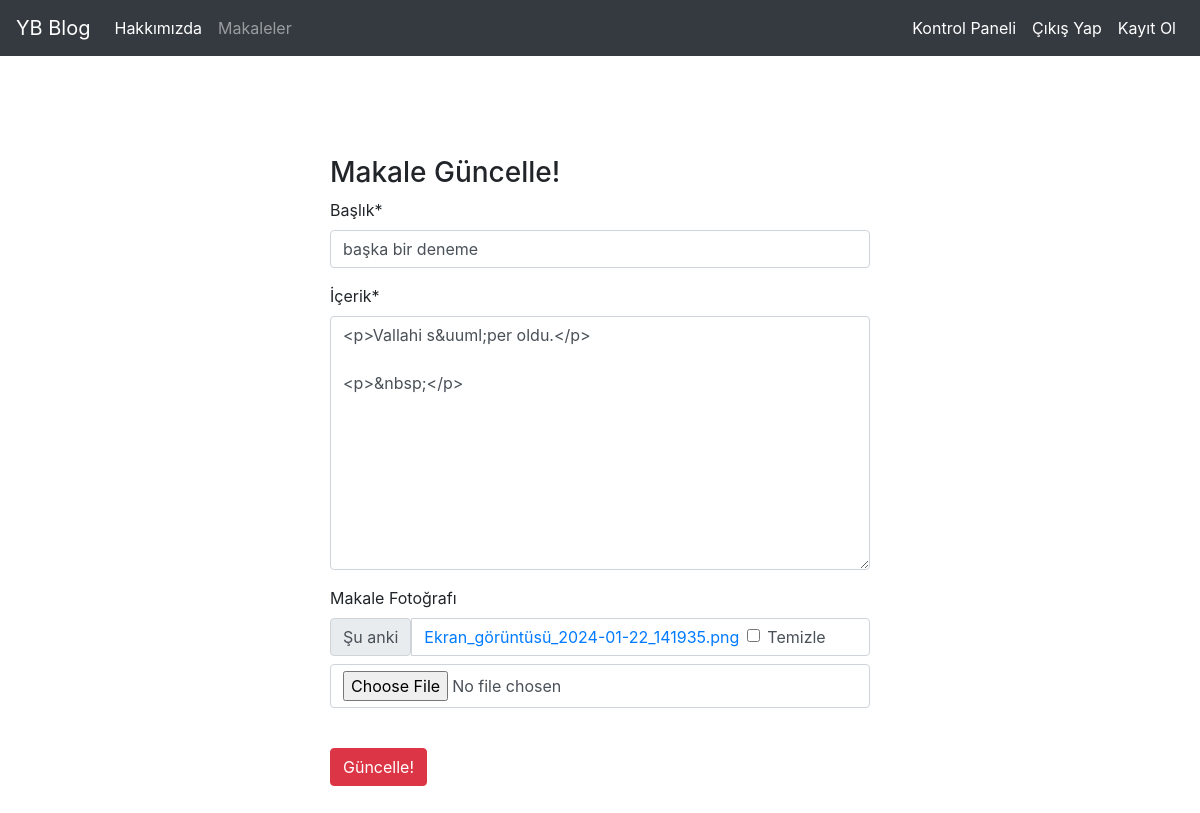
The app's page /articles/update/26 (signed in) with its own data.
### article/models.py (models this page shows, shortened)
class Article(models.Model):
    author = models.ForeignKey("auth.User",on_delete= models.CASCADE, verbose_name= "Yazar")
    titles = models.CharField(max_length=50,verbose_name="Başlık")
    content = RichTextField(verbose_name="İçerik")
    created_date = models.DateField(auto_now_add=True,verbose_name="Oluşturulma Tarihi")
    article_image = models.FileField(blank=True,null=True,verbose_name="Makale Fotoğrafı")

### article/views.py (the view)
# urls.py: path("update/<int:id>",views.updateArticle,name="update"),
@login_required(login_url="user:login")
def updateArticle(request,id):
    article = get_object_or_404(Article,id = id)
    form = ArticleForm(request.POST or None,request.FILES or None,instance = article)
    if form.is_valid():
        article = form.save(commit=False)
        article.author = request.user
        article.save()
        messages.success(request,"Makale güncelleme başarılı")
        return redirect("article:dashboard")
    return render(request,"update.html",{"form":form})

### article/forms.py
class ArticleForm(forms.ModelForm):
    class Meta:
        model = Article
        fields = ("titles","content","article_image")

### templates/update.html (shortened to what this page needs)
{% extends "layout.html" %}
{% block body%}
{% load crispy_forms_tags %}
<div class="row">
    <div class="col-md-6 offset-md-3">
        <h3>Makale Güncelle!</h3>
        <form method = "post"  enctype="multipart/form-data">
            {{form|crispy}}
            <br>
            <button type = "submit" class = "btn btn-danger"> Güncelle! </button>
        </form>
    </div>
  </div>
{% endblock %}

### records on screen
Article: titles "başka bir deneme", content "<p>Vallahi s&uuml;per oldu.</p> <p>&nbsp;</p>"
